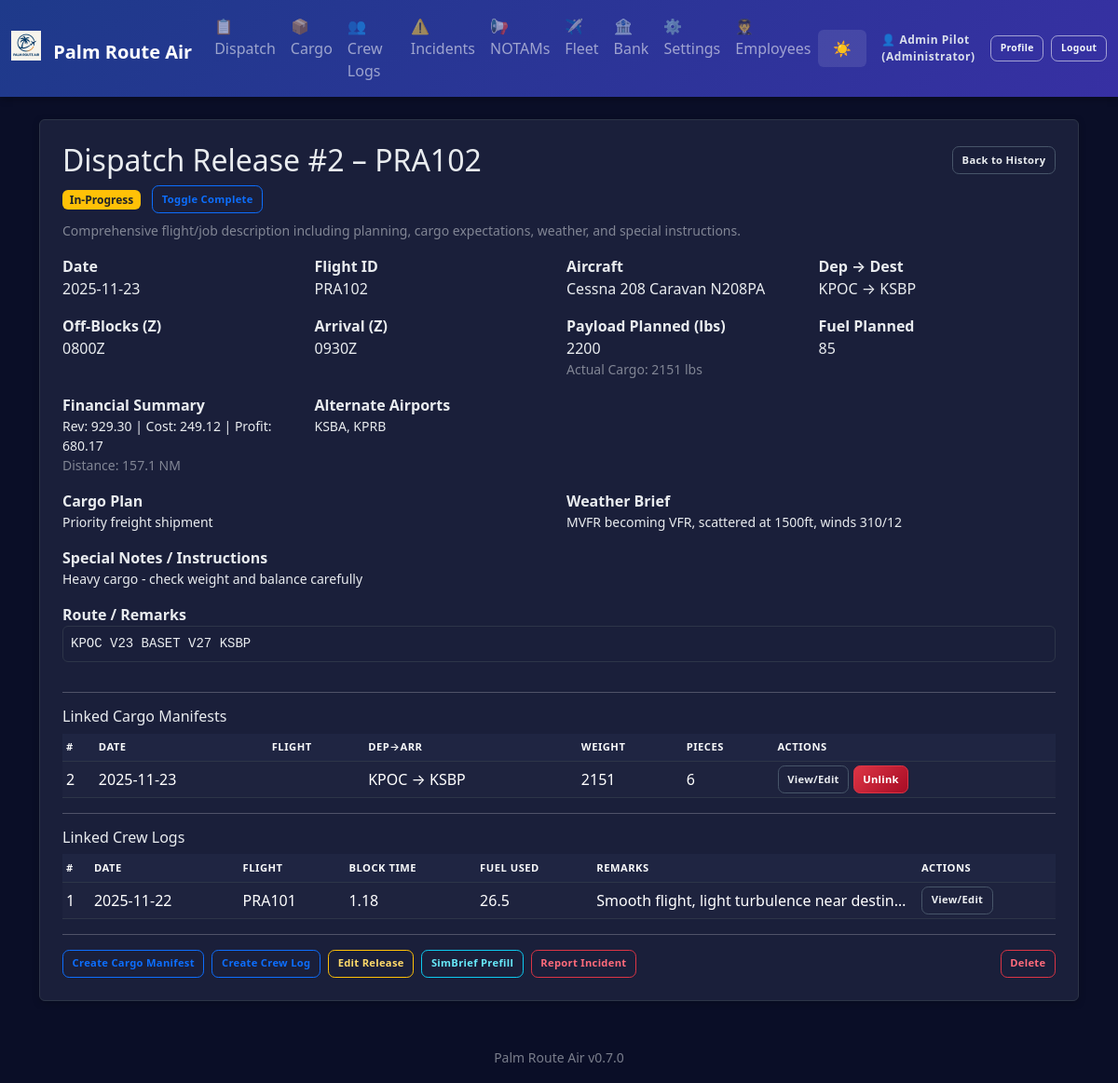
The page /dispatch/2 (signed in) on the database its author committed.
### app.py (models this page shows, shortened)
class AppSettings(db.Model):
    id = db.Column(db.Integer, primary_key=True)
    company_name = db.Column(db.String(100), default='Palm Route Air')
    logo_filename = db.Column(db.String(120))  # stored in static/logos/
    difficulty = db.Column(db.String(20), default='Normal')  # Easy, Normal, Hard, Realistic
    realism_fuel_variance = db.Column(db.Float, default=0.05)  # ±5% revenue jitter
    realism_destination_penalty = db.Column(db.Float, default=0.25)  # 25% penalty for missed destination
    currency_symbol = db.Column(db.String(5), default='$')
    distance_unit = db.Column(db.String(10), default='NM')  # NM or KM
    weight_unit = db.Column(db.String(10), default='lbs')  # lbs or kg
    show_workflow_help = db.Column(db.Integer, default=1)  # 1 = show, 0 = hide

class Employee(db.Model):
    id = db.Column(db.Integer, primary_key=True)
    name = db.Column(db.String(100), nullable=False)
    email = db.Column(db.String(120), unique=True)
    role = db.Column(db.String(50), default='Pilot')
    hire_date = db.Column(db.Date, default=datetime.date.today)
    active = db.Column(db.Integer, default=1)
    password_hash = db.Column(db.String(255))

class DispatchRelease(db.Model):
    id = db.Column(db.Integer, primary_key=True)
    date = db.Column(db.String(20))
    flight_id = db.Column(db.String(20))
    aircraft = db.Column(db.String(50))
    fleet_entry_id = db.Column(db.Integer, db.ForeignKey('fleet_entry.id'))
    departure = db.Column(db.String(10))
    destination = db.Column(db.String(10))
    offblocks = db.Column(db.String(10))
    arrival = db.Column(db.String(10))
    route = db.Column(db.Text)
    payload_planned = db.Column(db.String(20))  # Planned payload weight (lbs)
    fuel_planned = db.Column(db.String(20))     # Planned fuel (gal or lbs)
    cargo_plan = db.Column(db.Text)             # Summary of intended cargo items
    alt_airports = db.Column(db.Text)           # Alternate airports list
    weather_brief = db.Column(db.Text)          # Weather summary / risks
    special_notes = db.Column(db.Text)          # Special instructions / hazards
    actual_cargo_weight = db.Column(db.String(20))  # Aggregated from linked manifests
    flight_plan_raw = db.Column(db.Text)        # Raw uploaded flight plan content (SimBrief, etc.)
    flight_plan_source = db.Column(db.String(30))  # Source identifier e.g. 'simbrief'
    briefing_pdf_filename = db.Column(db.String(120))  # Stored PDF briefing filename (in ./briefings)
    completed = db.Column(db.Integer, default=0)  # 0 = planned/in-progress, 1 = completed
    cargo_manifests = db.relationship('CargoManifest', backref='dispatch_release', lazy='dynamic')
    fleet_entry = db.relationship('FleetEntry', lazy='joined')

class CargoManifest(db.Model):
    id = db.Column(db.Integer, primary_key=True)
    date = db.Column(db.String(20))
    departure = db.Column(db.String(10))
    arrival = db.Column(db.String(10))
    total_weight = db.Column(db.String(20))
    pieces = db.Column(db.String(10))
    notes = db.Column(db.Text)
    dispatch_release_id = db.Column(db.Integer, db.ForeignKey('dispatch_release.id'))
    signoffs = db.relationship('CargoManifestSignOff', backref='manifest', lazy='dynamic')

class CrewLog(db.Model):
    id = db.Column(db.Integer, primary_key=True)
    date = db.Column(db.String(20))
    flight_id = db.Column(db.String(20))
    origin = db.Column(db.String(10))
    destination = db.Column(db.String(10))
    aircraft = db.Column(db.String(50))
    block_off = db.Column(db.String(10))
    block_on = db.Column(db.String(10))
    block_time = db.Column(db.String(10))
    cargo_weight = db.Column(db.String(20))
    fuel_used = db.Column(db.String(20))  # actual fuel used (numeric)
    remarks = db.Column(db.Text)
    dispatch_release_id = db.Column(db.Integer, db.ForeignKey('dispatch_release.id'))
    cargo_manifest_id = db.Column(db.Integer, db.ForeignKey('cargo_manifest.id'))
    dispatch_release = db.relationship('DispatchRelease', lazy='joined')
    cargo_manifest = db.relationship('CargoManifest', lazy='joined')
    signoffs = db.relationship('CrewLogSignOff', backref='crew_log', lazy='dynamic')

### app.py (the view)
@app.route('/dispatch/<int:id>')
@login_required
def dispatch_detail(id):
    d = DispatchRelease.query.get_or_404(id)
    linked_manifests = d.cargo_manifests.order_by(CargoManifest.id.desc()).all()
    crew_logs = CrewLog.query.filter_by(dispatch_release_id=d.id).order_by(CrewLog.id.desc()).all()
    pln_data = None
    if d.flight_plan_raw and (d.flight_plan_source == 'msfs-pln' or '<SimBase.Document' in d.flight_plan_raw):
        pln_data = parse_pln(d.flight_plan_raw)
    revenue, costs, profit, distance_nm = compute_dispatch_financials(d)
    return render_template('dispatch_detail.html', d=d, linked_manifests=linked_manifests, crew_logs=crew_logs, pln=pln_data, fin_summary={'revenue':revenue,'costs':costs,'profit':profit,'distance_nm':distance_nm})

### templates/dispatch_detail.html (shortened to what this page needs)
{% extends 'base.html' %}
{% block content %}
<div class="p-4 bg-white rounded shadow-sm">
  <div class="d-flex justify-content-between align-items-center mb-2">
    <h2 class="mb-0">Dispatch Release #{{ d.id }} – {{ d.flight_id }}</h2>
    <a href="{{ url_for('dispatch_history') }}" class="btn btn-outline-secondary btn-sm">Back to History</a>
  </div>
  <div class="mb-2">
    {% if d.completed == 1 %}
      <span class="badge bg-success">Completed</span>
    {% else %}
      <span class="badge bg-warning text-dark">In-Progress</span>
    {% endif %}
    <form method="post" action="{{ url_for('dispatch_toggle_complete', id=d.id) }}" class="d-inline">
      <button class="btn btn-sm btn-outline-primary ms-2">Toggle Complete</button>
    </form>
  </div>
  <p class="text-muted small mb-3">Comprehensive flight/job description including planning, cargo expectations, weather, and special instructions.</p>
  <div class="row g-3">
    <div class="col-md-3">
      <div class="fw-semibold">Date</div>
      <div>{{ d.date }}</div>
    </div>
    <div class="col-md-3">
      <div class="fw-semibold">Flight ID</div>
      <div>{{ d.flight_id }}</div>
    </div>
    <div class="col-md-3">
      <div class="fw-semibold">Aircraft</div>
      <div>{{ d.aircraft }}</div>
    </div>
    <div class="col-md-3">
      <div class="fw-semibold">Dep → Dest</div>
      <div>{{ d.departure }} → {{ d.destination }}</div>
    </div>
    <div class="col-md-3">
      <div class="fw-semibold">Off-Blocks (Z)</div>
      <div>{{ d.offblocks }}</div>
    </div>
    <div class="col-md-3">
      <div class="fw-semibold">Arrival (Z)</div>
      <div>{{ d.arrival }}</div>
    </div>
    <div class="col-md-3">
      <div class="fw-semibold">Payload Planned (lbs)</div>
      <div>{{ d.payload_planned or '—' }}</div>
      {% if d.actual_cargo_weight %}<div class="small text-muted">Actual Cargo: {{ d.actual_cargo_weight }} lbs</div>{% endif %}
    </div>
    <div class="col-md-3">
      <div class="fw-semibold">Fuel Planned</div>
      <div>{{ d.fuel_planned or '—' }}</div>
    </div>
    <div class="col-md-3">
      <div class="fw-semibold">Financial Summary</div>
      <div class="small">Rev: {{ '%.2f'|format(fin_summary.revenue) }} | Cost: {{ '%.2f'|format(fin_summary.costs) }} | Profit: {{ '%.2f'|format(fin_summary.profit) }}</div>
      <div class="small text-muted">Distance: {{ fin_summary.distance_nm }} NM</div>
    </div>
    <div class="col-md-6">
      <div class="fw-semibold">Alternate Airports</div>
      <div class="small">{{ d.alt_airports or '—' }}</div>
    </div>
    <div class="col-md-6">
      <div class="fw-semibold">Cargo Plan</div>
      <div class="small">{{ d.cargo_plan or '—' }}</div>
    </div>
    <div class="col-md-6">
      <div class="fw-semibold">Weather Brief</div>
      <div class="small">{{ d.weather_brief or '—' }}</div>
    </div>
    <div class="col-md-6">
      <div class="fw-semibold">Special Notes / Instructions</div>
      <div class="small">{{ d.special_notes or '—' }}</div>
    </div>
    <div class="col-12">
      <div class="fw-semibold">Route / Remarks</div>
      <pre class="small bg-light p-2 border rounded" style="white-space:pre-wrap">{{ d.route }}</pre>
    </div>
  </div>
  <hr>
  <h3 class="h6">Linked Cargo Manifests</h3>
  {% if linked_manifests %}
    <div class="table-responsive">
      <table class="table table-sm table-striped align-middle mb-0">
        <thead class="pra-thead"><tr><th>#</th><th>Date</th><th>Flight</th><th>Dep→Arr</th><th>Weight</th><th>Pieces</th><th>Actions</th></tr></thead>
        <tbody>
        {% for m in linked_manifests %}
          <tr>
            <td>{{ m.id }}</td>
            <td>{{ m.date }}</td>
            <td>{{ m.flight_id }}</td>
            <td>{{ m.departure }} → {{ m.arrival }}</td>
            <td>{{ m.total_weight }}</td>
            <td>{{ m.pieces }}</td>
            <td class="text-nowrap">
              <a class="btn btn-outline-secondary btn-sm" href="{{ url_for('cargo_detail', id=m.id) }}">View/Edit</a>
              <form method="post" action="{{ url_for('dispatch_unlink_manifest', dispatch_id=d.id, manifest_id=m.id) }}" class="d-inline" onsubmit="return confirm('Unlink this cargo manifest?');">
                <button class="btn btn-danger btn-sm">Unlink</button>
              </form>
            </td>
          </tr>
        {% endfor %}
        </tbody>
      </table>
    </div>
  {% else %}
    <p class="text-muted small mb-0">No cargo manifests linked.</p>
  {% endif %}
  <hr>
  <h3 class="h6">Linked Crew Logs</h3>
  {% if crew_logs %}
    <div class="table-responsive">
      <table class="table table-sm table-striped align-middle mb-0">
        <thead class="pra-thead"><tr><th>#</th><th>Date</th><th>Flight</th><th>Block Time</th><th>Fuel Used</th><th>Remarks</th><th>Actions</th></tr></thead>
        <tbody>
        {% for cl in crew_logs %}
          <tr>
            <td>{{ cl.id }}</td>
            <td>{{ cl.date }}</td>
            <td>{{ cl.flight_id }}</td>
            <td>{{ cl.block_time }}</td>
            <td>{{ cl.fuel_used or '—' }}</td>
            <td style="max-width:200px; white-space:nowrap; overflow:hidden; text-overflow:ellipsis;">{{ cl.remarks }}</td>
            <td class="text-nowrap">
              <a class="btn btn-outline-secondary btn-sm" href="{{ url_for('crew_detail', id=cl.id) }}">View/Edit</a>
            </td>
          </tr>
        {% endfor %}
        </tbody>
      </table>
    </div>
  {% else %}
    <p class="text-muted small mb-0">No crew logs linked.</p>
  {% endif %}
  <hr>
  <div class="d-flex gap-2 flex-wrap">
    <a class="btn btn-outline-primary btn-sm" href="{{ url_for('cargo', date=d.date, flight_id=d.flight_id, aircraft=d.aircraft, departure=d.departure, arrival=d.destination, dispatch_release_id=d.id) }}">Create Cargo Manifest</a>
    <a class="btn btn-outline-primary btn-sm" href="{{ url_for('crew', date=d.date, flight_id=d.flight_id, origin=d.departure, destination=d.destination, aircraft=d.aircraft, dispatch_release_id=d.id) }}">Create Crew Log</a>
    <a class="btn btn-outline-warning btn-sm" href="{{ url_for('dispatch_edit', id=d.id) }}">Edit Release</a>
    <a class="btn btn-outline-info btn-sm" href="{{ url_for('dispatch_simbrief', id=d.id) }}" target="_blank" rel="noopener">SimBrief Prefill</a>
    <a class="btn btn-outline-danger btn-sm" href="{{ url_for('incident', dispatch_release_id=d.id) }}">Report Incident</a>
    <form action="{{ url_for('delete_dispatch', id=d.id) }}" method="post" class="d-inline ms-auto" onsubmit="return confirm('Delete this dispatch release?');">
      <button class="btn btn-outline-danger btn-sm">Delete</button>
    </form>
  </div>
</div>
{% endblock %}

### templates/base.html (shortened to what this page needs)
<!doctype html>
<html lang="en" data-bs-theme="dark">
  <head>
    <link href="https://cdn.jsdelivr.net/npm/bootstrap@5.3.3/dist/css/bootstrap.min.css" rel="stylesheet">
  </head>
  <body>
    <nav class="navbar navbar-expand-lg navbar-dark mb-4">
      <div class="container-fluid">
        <a class="navbar-brand fw-bold" href="{{ url_for('index') }}">
          {% if app_settings and app_settings.logo_filename %}
            <img src="{{ url_for('static', filename='logos/' + app_settings.logo_filename) }}" height="32" class="me-2" style="vertical-align: -0.125em;" alt="Logo">
          {% endif %}
          {{ app_settings.company_name if app_settings else 'Palm Route Air' }}
        </a>
        <div class="collapse navbar-collapse" id="navbarNav">
          <ul class="navbar-nav me-auto">
            <li class="nav-item"><a class="nav-link" href="{{ url_for('dispatch_history') }}">📋 Dispatch</a></li>
            <li class="nav-item"><a class="nav-link" href="{{ url_for('cargo_history') }}">📦 Cargo</a></li>
            <li class="nav-item"><a class="nav-link" href="{{ url_for('crew_history') }}">👥 Crew Logs</a></li>
            <li class="nav-item"><a class="nav-link" href="{{ url_for('incident_history') }}">⚠️ Incidents</a></li>
            <li class="nav-item"><a class="nav-link" href="{{ url_for('notams_history') }}">📢 NOTAMs</a></li>
            <li class="nav-item"><a class="nav-link" href="{{ url_for('fleet_history') }}">✈️ Fleet</a></li>
            <li class="nav-item"><a class="nav-link" href="{{ url_for('economy_ledger') }}">🏦 Bank</a></li>
            <li class="nav-item"><a class="nav-link" href="{{ url_for('settings') }}">⚙️ Settings</a></li>
            {% if current_employee and current_employee.role in ['Manager','Administrator'] %}
            <li class="nav-item"><a class="nav-link" href="{{ url_for('employees') }}">🧑‍✈️ Employees</a></li>
            {% endif %}
          </ul>
          <button class="theme-toggle text-white" onclick="toggleTheme()" title="Toggle theme">
            <span id="theme-icon">🌙</span>
          </button>
          <div class="ms-3 d-flex align-items-center auth-actions">
            {% if current_employee %}
              <span class="auth-user-text me-2">👤 {{ current_employee.name }} ({{ current_employee.role }})</span>
              <a href="{{ url_for('profile') }}" class="btn btn-outline-light btn-sm me-2" title="View Profile">Profile</a>
              <a href="{{ url_for('logout') }}" class="btn btn-outline-light btn-sm" title="Logout">Logout</a>
            {% else %}
              <a href="{{ url_for('login') }}" class="btn btn-outline-light btn-sm" title="Employee Login">Login</a>
            {% endif %}
          </div>
        </div>
      </div>
    </nav>
    <main class="container mb-5">
      {% block content %}{% endblock %}
    </main>
    <footer class="container text-center pb-3">
      <small class="text-muted">{{ app_settings.company_name if app_settings else 'Palm Route Air' }} {{ app_version }}</small>
    </footer>
  </body>
</html>

### rows shown on the page
AppSettings: logo_filename (picture), company_name "Palm Route Air"
Employee: name "Admin Pilot", role "Administrator"
DispatchRelease: id "2", flight_id "PRA102", date "2025-11-23", aircraft "Cessna 208 Caravan N208PA", departure "KPOC", destination "KSBP", offblocks "0800Z", arrival "0930Z", payload_planned "2200", actual_cargo_weight "2151", fuel_planned "85", alt_airports "KSBA, KPRB", cargo_plan "Priority freight shipment", weather_brief "MVFR becoming VFR, scattered at 1500ft, winds 310/12", special_notes "Heavy cargo - check weight and balance carefully", route "KPOC V23 BASET V27 KSBP"
CargoManifest: id "2", date "2025-11-23", departure "KPOC", arrival "KSBP", total_weight "2151", pieces "6"
CrewLog: id "1", date "2025-11-22", flight_id "PRA101", block_time "1.18", fuel_used "26.5", remarks "Smooth flight, light turbulence near destin…"

### other values the page prints
{{ '%.2f'|format(fin_summary.revenue) }} "929.30"
{{ '%.2f'|format(fin_summary.costs) }} "249.12"
{{ '%.2f'|format(fin_summary.profit) }} "680.17"
{{ fin_summary.distance_nm }} "157.1"
{{ app_version }} "v0.7.0"
